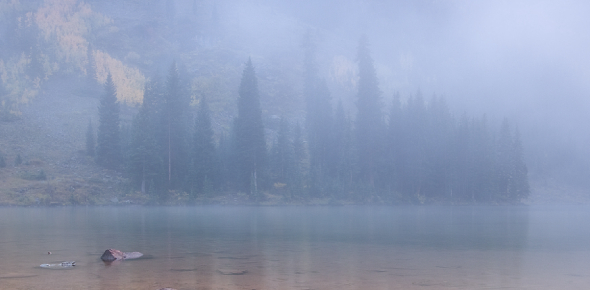
//> input picture input.jpg, 590 x 290 px
$ ./main   (built with g++ and OpenCV 4)
//> lines starting //> are read from the running program, lines starting //| are printed output that depends on the picture
### histogram_tools.h
#pragma once
#include <vector>
#include <cmath>
#include <algorithm>
#include <iostream>
#include <opencv2/core.hpp>
#include <opencv2/imgproc.hpp>
#include <opencv2/highgui.hpp>


/*
* @brief Tek bir kanal goruntusu icin histogrami (piksel sayimini) ve CDF' i hesaplar.
*
* @param channel: Islemin yapilacagi tek kanalli cv::Mat (input veya reference)
* @param hist_data: 256 boyutlu, her parlaklik seviyesindeki piksel sayisini (nk) tutan cikti vektoru.
* @param cdf: 256 boyutlu, kumulatif dagilim fonksiyonu (CDF) degerlerini tutan cikti vektoru
*/
void calculate_hist_and_cdf(
	const cv::Mat& channel,
	std::vector<int>& hist_data,
	std::vector<float>& cdf

);


/*
* @brief Input CDF ' yi Refernce CDF ' ye esleyen haritalama (mapping) tablosunu olusturur.
*
* @param input_cdf: Input goruntusunun kanalina ait 256 boyutlu CDF vektoru.
* @param ref_cdf: Reference goruntusunun kanalina ait 256 boyutlu CDF vektoru.
* @param mapping_table: 輓put' tan Reference' a donusum degerlerini tutan 256 boyutlu cikti vektoru.
*/
void create_mapping_table(
	const std::vector<float>& input_cdf,
	const std::vector<float>& ref_cdf,
	std::vector<int>& mapping_table
);


/*
* @brief Olusturulan Haritalama tablosunu Input kanal goruntusune uygular.
*
* @param input_channel: Donusumun uygulanacagi orijinal Input kanali.
* @param mapping_table: Kullanilacak 256 boyutlu Haritalama tablosu.
* @return cv::Mat : Islemi yapilmis cikti kanali goruntusu.
*/
cv::Mat apply_mapping(
	const cv::Mat& input_channel,
	const std::vector<int>& mapping_table
);


/*
* @brief Histogram verilerini normalize eder ve cv::Mat uzerinde cizer.
*
* @param hist_data: Cizilecek 256 boyutlu piksel sayimi (nk) verisi.
* @param title: Grafik penceresinin basligi.
* @param color: Grafik cizgisinin rengi (BGR formatinda cv::Scalar).
*/
void draw_histogram(
	const std::vector<int>& hist_data,
	const std::string& title,
	const cv::Scalar& color
);

### histogram_tools.cpp
#include "histogram_tools.h"

void calculate_hist_and_cdf(
	const cv::Mat& channel,
	std::vector<int>& hist_data,
	std::vector<float>& cdf

)
{

	const int intensity_levels = 256; // parlaklik seviyesi (0'dan 255'e)

	// vektorlerin boyutlarini 256 olarak ayarlayip sifir ile baslatma islemi
	hist_data.assign(intensity_levels, 0); // piksel sayimi (nk)
	cdf.assign(intensity_levels, 0.0f); //	  kumulatif dagilim fonksiyonu (CDF)


	// 1. Histogram Hesaplama (piksel sayimi - nk)
	long long total_pixels = 0;

	// Goruntunun her pikselinde gezmek icin:
	for (int i = 0; i < channel.rows; ++i)
	{
		// Mat::ptr<uchar>(i) i. satirin baslangic adresini verir.
		// uchar (unsigned char) 0-255 araligindaki piksel degerlerini tutar
		const uchar* row_ptr = channel.ptr<uchar>(i);

		for (int j = 0; j < channel.cols; ++j)
		{
			uchar pixel_value = row_ptr[j]; // pikselin parlaklik degerini oku (0-255)

			// bu piksel degerine karsilik gelen historam bin' ini arttir.
			hist_data[pixel_value]++;
			total_pixels++;
		}
	}

	// eger goruntu bos ise cikis yap
	if (total_pixels == 0) return;


	// 2. Kumulatif Dagilim Fonksiyonu (CDF) Hesaplama

	// histogram verilerini olasilik dagilimi seklinde normalize etmek
	float cumulative_sum = 0.0f;

	for (int k = 0; k < intensity_levels; ++k)
	{
		// Olasilik: P(rk) = nk / N_toplam
		float pdf_k = (float)hist_data[k] / total_pixels;

		// kumulatif toplami guncelle (CDF)
		cumulative_sum += pdf_k;

		// CDF(k) = Toplam(P(rj)) j = 0' dan k ' ya.
		cdf[k] = cumulative_sum;
	}


}


/*
* @brief Input CDF ' yi Reference CDF ' ye esleyen mapping tablosunu olusturur.
* @param input_cdf: Input goruntusunun kanalina ait 256 boyutlu CDF vektoru.
* @param ref_cdf: Reference goruntusunun kanalina ait 256 boyutlu CDF vektoru.
* @param mapping_table: Input' tan gelen Reference' a donusum degerlerini tutan 256 boyutlu cikti vektoru.
*/
void create_mapping_table(
	const std::vector<float>& input_cdf,
	const std::vector<float>& ref_cdf,
	std::vector<int>& mapping_table
)
{
	const int intensity_levels = 256;
	mapping_table.assign(intensity_levels, 0); // 256 elemanli mapping tablosunu sifirla

	// Input CDF (CDF_r) uzerindeki her parlaklik seviyesi (r_k) icin dongu baslatilir (k=0' dan 255' e)
	for (int k = 0; k < intensity_levels; ++k)
	{
		float S_k_input = input_cdf[k];


		// En kucuk mutlak farki ve bu farka karsilik gelen referans parlaklik seviyesini (r_j) tutmak icin degiskenler
		float min_diff = 2.0f; // CDF 0-1 araliginda oldugu icin 2.0f baslangic degeri guvenlidir.
		int matched_intensity = 0; // Eslesen parlaklik seviyesi (j degeri)


		// Reference CDF uzerinde arama dongusu baslatilir
		for (int j = 0; j < intensity_levels; ++j)
		{
			float S_j_ref = ref_cdf[j]; // Reference CDF' in j. degeri

			//mutlak fark (CDF_input - CDF_reference)
			float current_diff = std::abs(S_k_input - S_j_ref);

			if (current_diff < min_diff)
			{
				min_diff = current_diff;
				matched_intensity = j;
			}

		}

		// Haritalama tablosunu doldurma:
		mapping_table[k] = matched_intensity;
	}
}


/*
* @brief Olusturulan haritalama tablosunu Input kanal goruntusune uygular.
* @param input_channel: Donusunumun uygulanacagi orijinal input kanali (cv::Mat).
* @param mapping_table: Kullanilacak 256 boyutlu haritalama tablosu.
* @return cv::Mat : Islemi yapilmis cikti kanali goruntusu.
*/
cv::Mat apply_mapping(
	const cv::Mat& input_channel,
	const std::vector<int>& mapping_table
)
{

	// yeni cikti kanalini tutacak cv::Mat nesnesi olusturma islemi.
	cv::Mat output_channel = input_channel.clone();

	// goruntunun her pikselinde gezmek icin:
	for (int i = 0; i < input_channel.rows; ++i)
	{
		const uchar* input_ptr = input_channel.ptr<uchar>(i); // i. satirin baslangic adresi (sadece okuma)

		uchar* output_ptr = output_channel.ptr<uchar>(i); // i. satirin baslangic adresi (yazma)

		for (int j = 0; j < input_channel.cols; ++j)
		{
			uchar old_value = input_ptr[j]; // 1. orijinalpiksel degerini al (r_k)

			uchar new_value = (uchar)mapping_table[old_value]; // 2. haritalama tablosundan yeni degeri bul (r_j)

			output_ptr[j] = new_value; // 3. yeni degeri cikti kanalina yaz.
		}
	}

	return output_channel;

}


/*
* @brief Histogram verilerini normalize eder ve cv::Mat uzerine cizer (gorsellestirme)
* @param hist_data: Cizilecek 256 boyutlu piksel sayimi (nk) verisi.
* @param title: Grafik penceresinin basligi.
* @param color: Grafik cizgisinin rengi (BGR formatinda cv::Scalar).
*/
void draw_histogram(
	const std::vector<int>& hist_data,
	const std::string& title,
	const cv::Scalar& color
)
{
	const int hist_w = 512; // pencere genisligi
	const int hist_h = 400; // pencere yuksekligi
	const int bin_w = cvRound((double)hist_w / 256); // her sutunun genisligi (256 seviye icin)

	int max_hist = *std::max_element(hist_data.begin(), hist_data.end()); // histogramin tepe noktasini bulup normalize etmek icin
	if (max_hist == 0) max_hist = 1;

	cv::Mat histImage(hist_h, hist_w, CV_8UC3, cv::Scalar(255, 255, 255)); // 8 bit, 3 kanalli (renkli) ve beyaz arka planli bir mat olusturma

	std::vector<int> hist_normalized(256); // histogram verilerini goruntu yuksekligine gore normalize etme
	for (int k = 0; k < 256; ++k)
	{
		hist_normalized[k] = cvRound(((double)hist_data[k] / max_hist) * hist_h); // Degeri normalize etme (mevcut deger / max deger) * (goruntu yuksekligi)
	}

	// Histogrami Cizme
	for (int k = 1; k < 256; ++k)
	{
		// line fonksiyonu, iki nokta arasina cizgi ceker.
		cv::line(histImage,
			// Baslangic noktasi: (k-1) sutunu, yukseklikten (normalized) cikarilarak ters cevrilir.
			cv::Point(bin_w * (k - 1), hist_h - hist_normalized[k - 1]),
			// Bitis noktasi: k sutunu, yukseklikten (normalized) cikarilarak ters cevrilir.
			cv::Point(bin_w * (k), hist_h - hist_normalized[k]),
			color, // Cizgi rengi (Gelen parametre)
			2,     // Cizgi kalinligi
			8, 0);
	}

	// pencereyi gosterme
	cv::imshow(title, histImage);
}

### main.cpp
#include <opencv2/opencv.hpp>
#include <iostream>
#include <vector>

#include "histogram_tools.h"

using namespace std;
using namespace cv;

int main() {

	try {
		// 1. Upload Images
		Mat inputImg = imread("input.jpg", IMREAD_COLOR);
//> inputImg is the input picture: 290 rows x 590 cols, CV_8UC3; mean B, G, R 180.8, 153.9, 141.3
		Mat refImg = imread("reference.jpg", IMREAD_COLOR);
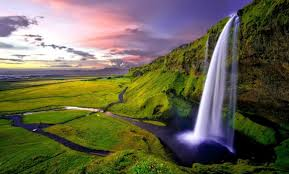
//> input picture reference.jpg, 289 x 174 px
//> refImg is the input picture: 174 rows x 289 cols, CV_8UC3; mean B, G, R 78.2, 101, 104.3

		if (inputImg.empty() || refImg.empty()) {
			cerr << "ERROR: input.jpg or reference.jpg not found/read!" << endl;
			return -1;
		}

		cout << "Images loaded succesfully! Starting Histogram Equalization.." << endl;

		// 2. Separation Into RGB Channels
		vector<cv::Mat> input_bgr, ref_bgr;
		vector<cv::Mat> output_bgr(3);

		// The split function, splits the Mat object into B, G, R channels.
		cv::split(inputImg, input_bgr); // input_bgr[0] = Blue, [1] = Green, [2] = Red
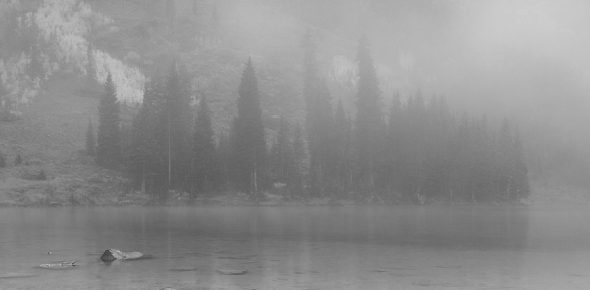
//> input_bgr[2]: 290 rows x 590 cols, CV_8UC1; min 62, max 207, mean 141.3
		cv::split(refImg, ref_bgr); //	   ref_bgr[0] = Blue, [1] = Green, [2] = Red
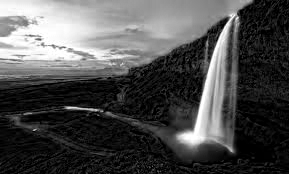
//> ref_bgr[0]: 174 rows x 289 cols, CV_8UC1; min 0, max 255, mean 78.2
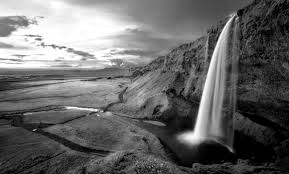
//> ref_bgr[2]: 174 rows x 289 cols, CV_8UC1; min 0, max 255, mean 104.3


		for (int i = 0; i < 3; ++i)
		{
			// veri yapilarini her kanal icin hazirlama:
			vector<int> input_hist, ref_hist;
			vector<float> input_cdf, ref_cdf;
			vector<int> mapping_table;

			string channel_name;
			if (i == 0) channel_name = "BLUE (B)";
			else if (i == 1) channel_name = "GREEN (G)";
			else channel_name = "RED (R)";

			cout << "\n----" << channel_name << "Kanali Isleniyor ---" << endl;


			// Input ve Reference kanallari icin Histogram ve CDF hesaplama
			calculate_hist_and_cdf(input_bgr[i], input_hist, input_cdf);
			calculate_hist_and_cdf(ref_bgr[i], ref_hist, ref_cdf);
			cout << channel_name << " Histogram ve CDF Hesaplamalari Tamamlandi." << endl;


			// Haritalama Tablosunu Olusturma
			create_mapping_table(input_cdf, ref_cdf, mapping_table);
			cout << channel_name << " Haritalama Tablosu Olusturuldu." << endl;


			// Haritalama Tablosunu Input Kanalina Uygulama
			output_bgr[i] = apply_mapping(input_bgr[i], mapping_table);
			cout << channel_name << " Kanali Donusturuldu." << endl;


			// Renkleri BGR sirasina gore ayarlamak
			cv::Scalar color;
			if (i == 0) color = cv::Scalar(255, 0, 0);      // Blue (B)
			else if (i == 1) color = cv::Scalar(0, 255, 0); // Green (G)
			else color = cv::Scalar(0, 0, 255);             // Red (R)


			// Input Goruntusunun orijinal Histogrami
			draw_histogram(input_hist, channel_name + " - Input Hist", color);

			// Reference Goruntusunun Histogrami
			draw_histogram(ref_hist, channel_name + " - Reference Hist", color);


			// Yeni Olusan Kanaldan Histogrami Hesapla ve Ciz
			vector<int> output_hist;
			vector<float> dummy_cdf; // sadece hesaplama icin bos degisken
			calculate_hist_and_cdf(output_bgr[i], output_hist, dummy_cdf);

			draw_histogram(output_hist, channel_name + "- Output Hist", color);

		}
//> this loop made 3 passes
//> pass 1, in draw_histogram, `cv::imshow(title, histImage);`:
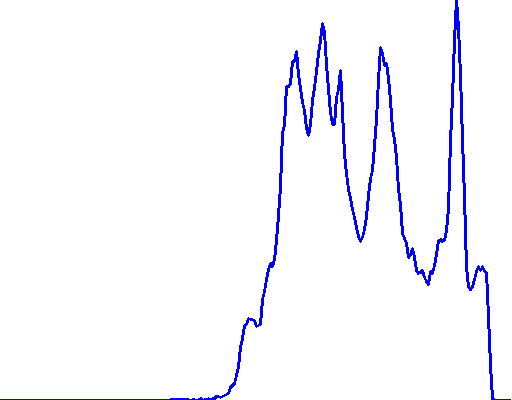
//> window 'BLUE (B) - Input Hist': 400 rows x 512 cols, CV_8UC3; mean B, G, R 255, 247, 247
//> pass 1, in draw_histogram (call 3), `cv::imshow(title, histImage);`:
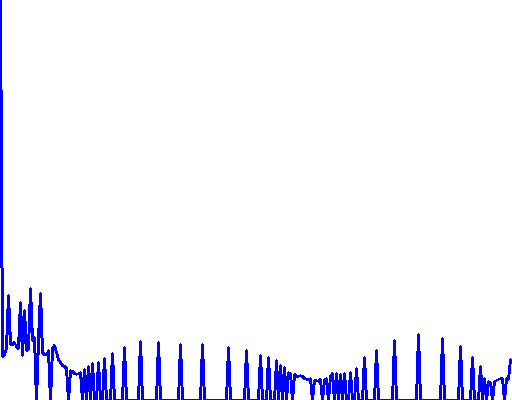
//> window 'BLUE (B)- Output Hist': 400 rows x 512 cols, CV_8UC3; mean B, G, R 255, 242.1, 242.1


		// Yeni Kararlari Birlestirerek Nihai Goruntuyu Olusturma
		cv::Mat outputImg;
		// merge fonksiyonu ile B, G, R kanallarini alip tek bir 3 kanalli Mat nesnesi olusturma
		cv::merge(output_bgr, outputImg);
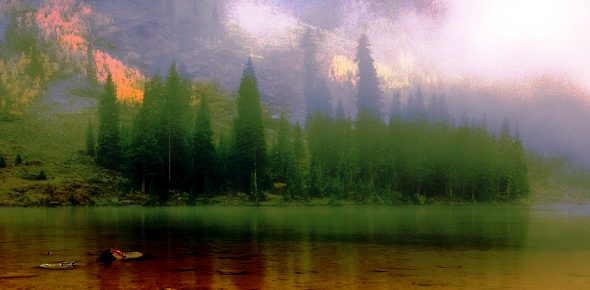
//> outputImg: 290 rows x 590 cols, CV_8UC3; mean B, G, R 79, 101.8, 105.2


		// Sonucu Gosterme
		cv::imshow("1- Input Original", inputImg);
		cv::imshow("2- Reference", refImg);
		cv::imshow("3- Output Matched", outputImg);


		// Sonuc Goruntusunu Dosyaya Kaydetme
		cv::imwrite("output_matched.jpg", outputImg);
		cout << "Sonuc Goruntusu 'output_matched.jpg' olarak kaydedildi!" << endl;

		cv::waitKey(0);

		cout << "\n-----------------" << endl;
		cout << "Goruntu Isleme Basariyla Tamamlandi!" << endl;
		cout << "--------------------" << endl;


	}
	catch (const Exception& ex) {
		cerr << "OpenCV Error!" << ex.what() << endl;
		return -1;
	}
	catch (const exception& ex) {
		cerr << "General Error!" << ex.what() << endl;
		return -1;
	}

	return 0;

}
